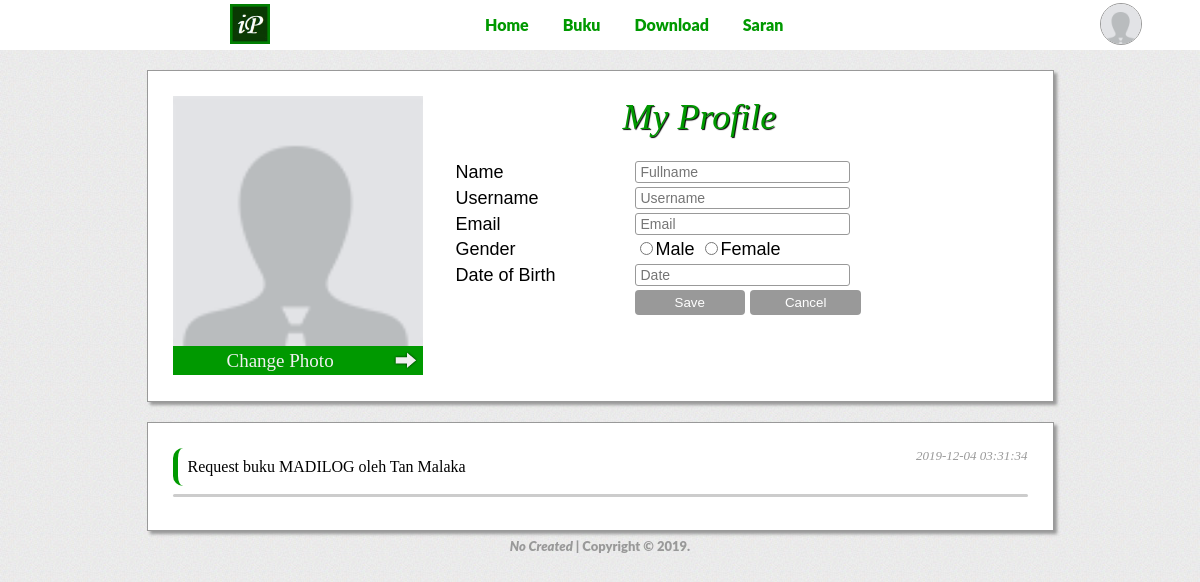
Screenshot of /edit.php (signed in) with the database file from the repository.
### tables this page shows
CREATE TABLE `request` (
  `id` int(11) NOT NULL,
  `user` varchar(100) NOT NULL,
  `nama` varchar(100) NOT NULL,
  `email` varchar(90) NOT NULL,
  `pesan` varchar(500) NOT NULL,
  `tanggal` datetime NOT NULL
);

### edit.php (the view, shortened to what this page needs)
<?php session_start();
require('koneksi.php');
if(isset($_SESSION['user'])){
	$query = "SELECT * FROM user WHERE user = '$_SESSION[user]'";
	$hasil = mysqli_query($koneksi,$query);
	$row = mysqli_fetch_array($koneksi,$hasil);
}
?>
<html xmlns="http://www.w3.org/1999/xhtml">
<head>
<link rel="stylesheet" type="text/css" href="css/edit.css" />
<link rel="stylesheet" type="text/css" href="css/navigation.css" />
</head>
<body>
<img class="logo" src="images/favicon.jpg" width="40px" height="40px"/>
<div id="akun">
	<?php if(isset($_SESSION['user'])){?>
    <img class="foto" src="<?php if($row['foto']==""){echo"photos/01.png";}else{echo"$row[foto]";}?>"/>
</div>
	<?php }else{?><a class="masuk" href="login.php">Login</a><?php }?>
<div id="menu">
	<div id="text-menu">
    	<a href="home.php">Home</a>
    	<a href="book.php">Buku</a>
        <a href="download.php">Download</a>
        <a href="request.php">Saran</a>
    </div>
</div>
<div id="profile">
	<div id="photo">
		<img id="dp" src="<?php if(!$row['foto']==""){echo"$row[foto]";}else{echo"photos/01.png";}?>" /><br />
    	<form enctype="multipart/form-data" method="post" action="pro-upload.php" class="foto">
    		<label for="upload" id="upload-btn">Change Photo</label><input type="image" src="images/arrow.png"/>
		</form>
    </div>
    <div id="my-profile">
    	<font id="my-prof-text"><i>My Profile</i></font>
    </div>
    <div id="text">
    <form method="post" action="pro-edit.php">
    <table>
    	<tr>
        	<td width="175px">Name</td>
            <td><input type="text" name="nama" value="<?php echo"$row[nama]";?>" placeholder="Fullname" required="required"/></td>
        </tr>
        <tr>
        	<td>Username</td>
            <td><input type="text" name="user" value="<?php echo"$row[user]";?>" placeholder="Username" required="required"/></td>
        </tr>
        <tr>
        	<td>Email</td>
            <td><input type="text" name="email" value="<?php echo"$row[email]";?>" placeholder="Email" required="required"/></td>
        </tr>
        <tr>
        	<td>Gender</td>
            <td>
            	<input type="radio" name="kel" value="Laki-Laki"/>Male
                <input type="radio" name="kel" value="Perempuan"/>Female
            </td>
        </tr>
        <tr>
        	<td>Date of Birth</td>
            <td><input type="text" name="tgl_lahir" value="<?php echo"$row[ttl]";?>" placeholder="Date"/></td>
        </tr>
        <tr>
        	<td></td>
            <td><input type="submit" value="Save" /> <a href="profile.php"><input type="button" value="Cancel" /></a></td>
        </tr>
    </table>
    </form>
    </div>
</div>
<?php if(!$_SESSION['level']=="1"){?>
	<div id="my-request">
	<?php
		$request=mysql_query("select*from request where user='$_SESSION[user]'");
		while($list=mysql_fetch_array($request)){?>
		<div id="list-tanggal"><i><?php echo"$list[tanggal]"; ?></i></div>
		<div id="list-pesan"><?php echo"$list[pesan]"; ?></div>
		<hr />
	<?php }?>
	</div>
<?php }?>
<div id="footer">
<i>No Created</i>  |  Copyright © 2019.
</div>
</body>
</html>

### css/edit.css (style rules this page uses)
#profile { background:#fff; border:1px solid #999; box-shadow:3px 3px 3px #999; height:280px; margin:auto; margin-top:20px; padding:25px; width:855px; }
#profile #photo { float:left; }
img#dp { height:250px; width:250px; }
label#upload-btn { background:#090; color:#F0F0F0; cursor:pointer; font-family:"HelveticaTextbook LT Roman"; font-size:19px; font-weight:400; line-height:29px; margin-top:-5px; padding:4px 54px; transition:600ms all ease; }
input[type="image"] { background:#090; margin-top:0px; padding:5px 5px; position:absolute; transition:600ms all ease; }
#my-prof-text { color:#090; font-family:Magneto; font-size:36px; margin-left:200px; text-shadow:1px 1px 1px #000; }
#text table { font-family:"Lucida Sans Unicode", "Lucida Grande", sans-serif; font-size:18px; padding:20px 0px 0px 30px; }
#my-request { background:#fff; border:1px solid #999; box-shadow:3px 3px 3px #999; height:auto; margin:auto; margin-top:20px; padding:25px; width:855px; }
#list-tanggal { color:#999; float:right; font-size:13px; }
#list-pesan { border-left:5px solid #090; border-top-left-radius:10px; border-bottom-left-radius:10px; padding:10px; width:auto; }
hr { background:#ccc; border:none; border-radius:100px; height:3px; }
#footer { color:#999; font-family:"Lato Black"; font-size:13px; padding:10px 0px; text-align:center; }
#text input[type="text"] { border:1px solid #999; border-radius:3px; font-family:"Lucida Sans Unicode", "Lucida Grande", sans-serif; font-size:14px; outline:none; padding:2px 5px; width:215px; }
#text input[type="submit"] { background:#999; border:none; border-radius:4px; color:#fff; padding:5px 40px; }
#text input[type="button"] { background:#999; border:none; border-radius:4px; color:#fff; padding:5px 35px; }

### css/navigation.css (style rules this page uses)
body { background:url(../images/bg.jpg); margin:0px; }
.logo { position:absolute; margin:4px 0px 0px 230px; }
#menu { background:#fff; width:100%; height:50px; margin-top:0px; }
#text-menu { margin-left:470px; }
#menu #text-menu a { color:#090; font-family:"Lato Black"; font-size:16px; line-height:50px; padding:0px 15px; text-align:center; text-decoration:none; }
#akun img.foto { border:1px solid #999; border-radius:100px; cursor:pointer; margin:3px 0px 0px 1100px; position:absolute; height:40px; width:40px; z-index:2; }
#footer { color:#999; font-family:"Lato Black"; font-size:13px; padding:7px 0px; text-align:center; }

### rows the page displays
request: tanggal "2019-12-04 03:31:34", pesan "Request buku MADILOG oleh Tan Malaka"
